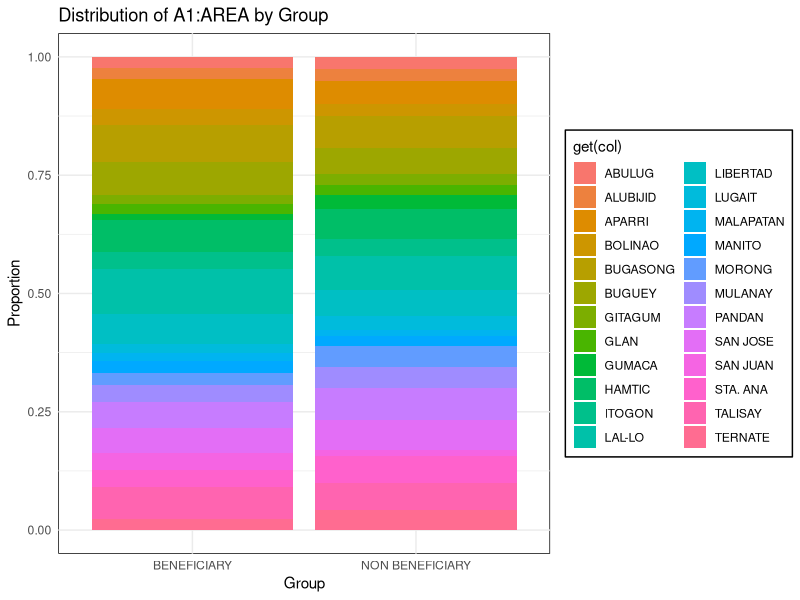
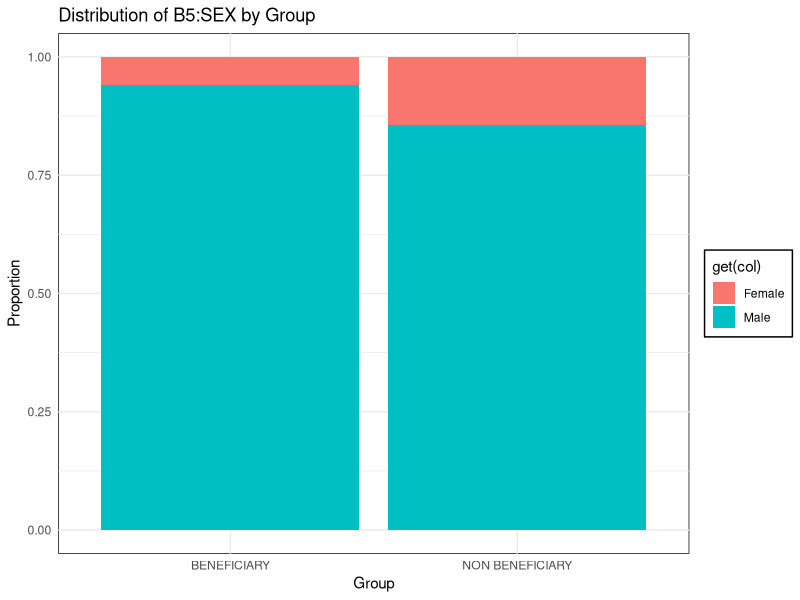
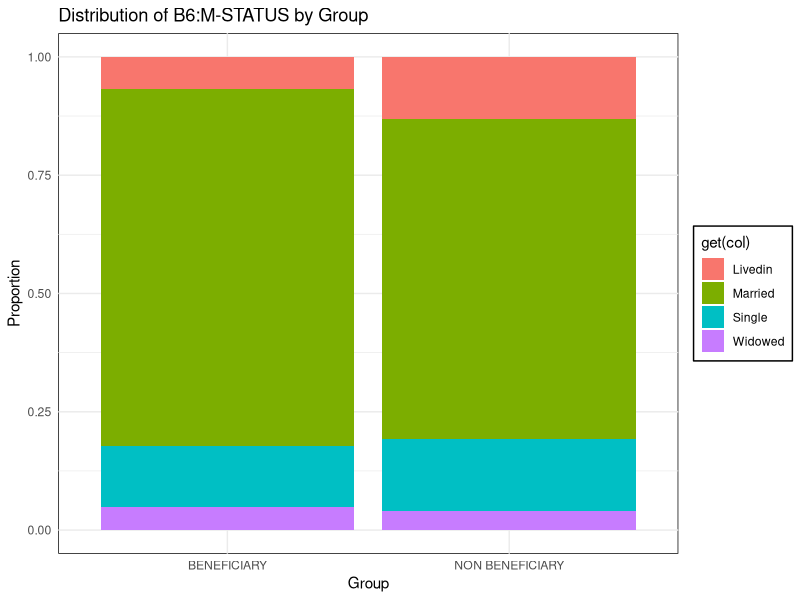
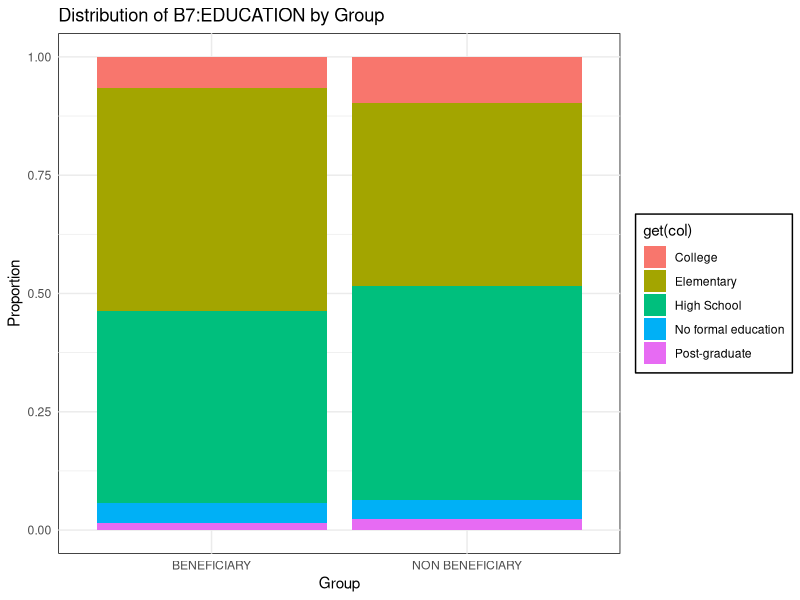
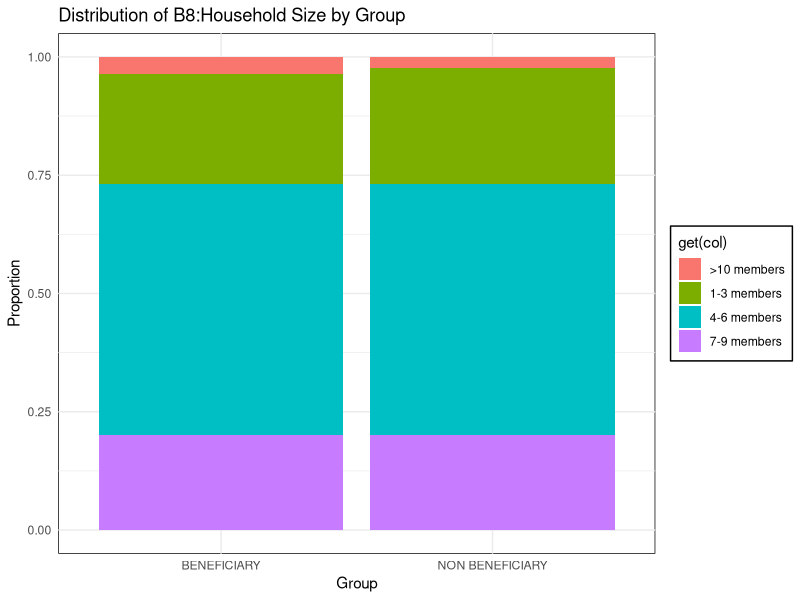
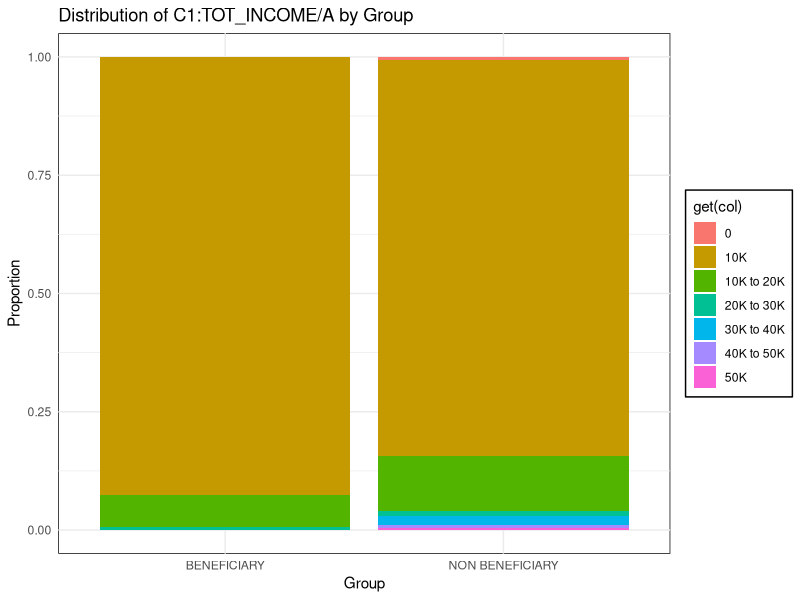
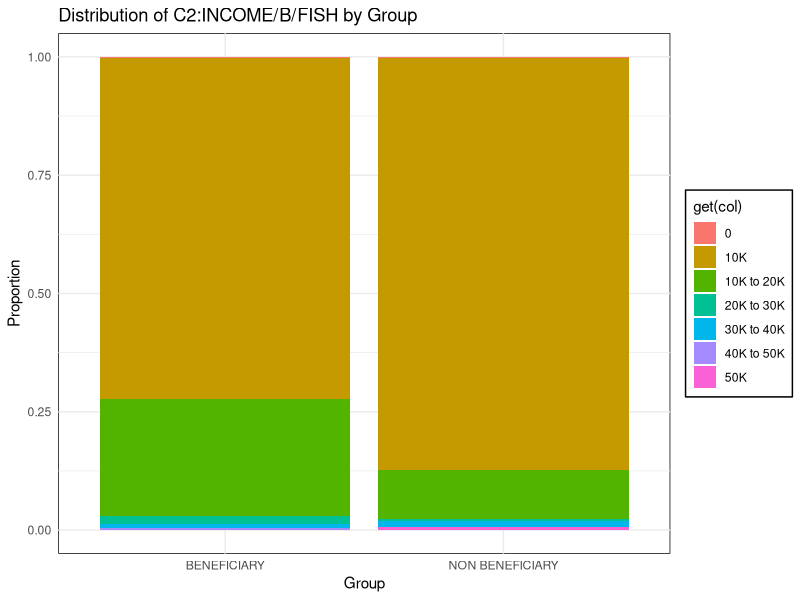
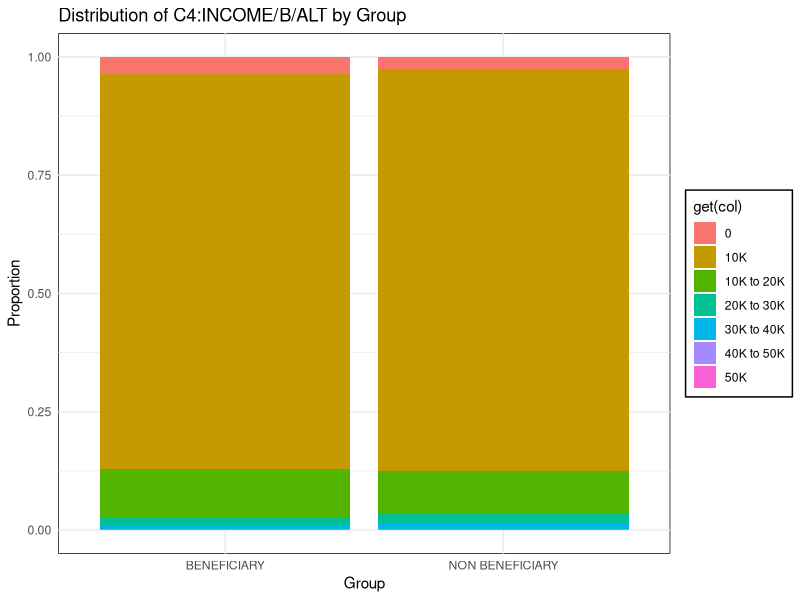

Recreate these plots in R, in order. (Note: this script raises an error after producing the figures.)
# Download the ff packages
# install.packages(c('readxl', 'ggplot2', 'dplyr', 'tidyr', 'readr',"reshape2"))
# ----------------------------------------
# Load required libraries
# ----------------------------------------
library(readxl)
library(ggplot2)
library(dplyr)
library(tidyr)
library(readr)
library(reshape2)
# ----------------------------------------
# Define function to clean filenames (Windows-safe)
# ----------------------------------------
clean_filename <- function(filename) {
  gsub("[:?<>|*\"/\\\\]", "_", filename)  # Replace invalid characters with "_"
}

# ----------------------------------------
# Load dataset
# ----------------------------------------
df_A <- read_csv("Dataset/cleaned_data.csv", show_col_types = FALSE)

# Ensure 'A2:GROUP' exists and is a factor
if (!"A2:GROUP" %in% colnames(df_A)) {
  stop("Error: Column 'A2:GROUP' not found in dataset.")
}
df_A$`A2:GROUP` <- as.factor(df_A$`A2:GROUP`)

# ----------------------------------------
# Identify column types
# ----------------------------------------
categorical_cols <- names(df_A)[sapply(df_A, is.character) | sapply(df_A, is.factor)]
numerical_cols <- names(df_A)[sapply(df_A, is.numeric)]

# Remove 'A2:GROUP' from categorical list (since it's the grouping column)
categorical_cols <- setdiff(categorical_cols, "A2:GROUP")

# ----------------------------------------
# Create a directory for saving plots
# ----------------------------------------
if (!dir.exists("visualizations")) {
  dir.create("visualizations")
}
# ----------------------------------------
# Generate Stacked Bar Charts (Categorical Variables)
# ----------------------------------------
for (col in categorical_cols) {
  p <- ggplot(df_A, aes(x = `A2:GROUP`, fill = get(col))) + 
    geom_bar(position = "fill") +
    labs(title = paste("Distribution of", col, "by Group"), x = "Group", y = "Proportion") +
    theme_minimal() +
    theme(panel.background = element_rect(fill = "white")) +
    theme(legend.background = element_rect(fill = "white", color = "black"))
  
  ggsave(filename = paste0("visualizations/stacked_bar", clean_filename(col), "_stacked_bar.png"),
         plot = p, width = 8, height = 5)
}

# ----------------------------------------
# Generate Non-Stacked Bar Charts (Categorical Variables)
# ----------------------------------------
for (col in categorical_cols) {
  p <- ggplot(df_A, aes(x = `A2:GROUP`, fill = get(col))) + 
    geom_bar(position = "dodge") +  # Non-stacked bar graph
    labs(title = paste("Count of", col, "by Group"), x = "Group", y = "Count") +
    theme_minimal() +
    theme(panel.background = element_rect(fill = "white")) +
    theme(legend.background = element_rect(fill = "white", color = "black")) 
  
  ggsave(filename = paste0("visualizations/nonstacked_bar", clean_filename(col), "_non_stacked_bar.png"),
         plot = p, width = 8, height = 5)
}

# ----------------------------------------
# Generate Box Plots (Numerical Variables)
# ----------------------------------------
for (col in numerical_cols) {
  p <- ggplot(df_A, aes(x = `A2:GROUP`, y = get(col), fill = `A2:GROUP`)) +
    geom_boxplot() +
    labs(title = paste("Distribution of", col, "by Group"), x = "Group", y = col) +
    theme_minimal() +
    theme(panel.background = element_rect(fill = "white")) +
    theme(legend.background = element_rect(fill = "white", color = "black"))
  
  ggsave(filename = paste0("visualizations/boxplots", clean_filename(col), "_boxplot.png"),
         plot = p, width = 8, height = 5)
}

# ----------------------------------------
# Generate Histograms (Numerical Variables)
# ----------------------------------------
for (col in numerical_cols) {
  p <- ggplot(df_A, aes(x = get(col), fill = `A2:GROUP`)) +
    geom_histogram(bins = 30, alpha = 0.6, position = "identity") +
    facet_wrap(~`A2:GROUP`, scales = "free") +
    labs(title = paste("Histogram of", col, "by Group"), x = col, y = "Count") +
    theme_minimal() +
    theme(panel.background = element_rect(fill = "white")) +
    theme(legend.background = element_rect(fill = "white", color = "black"))
  
  ggsave(filename = paste0("visualizations/histograms", clean_filename(col), "_histogram.png"),
         plot = p, width = 8, height = 5)
}

cat("✅ All visualizations have been saved in the 'visualizations' folder!\n")
